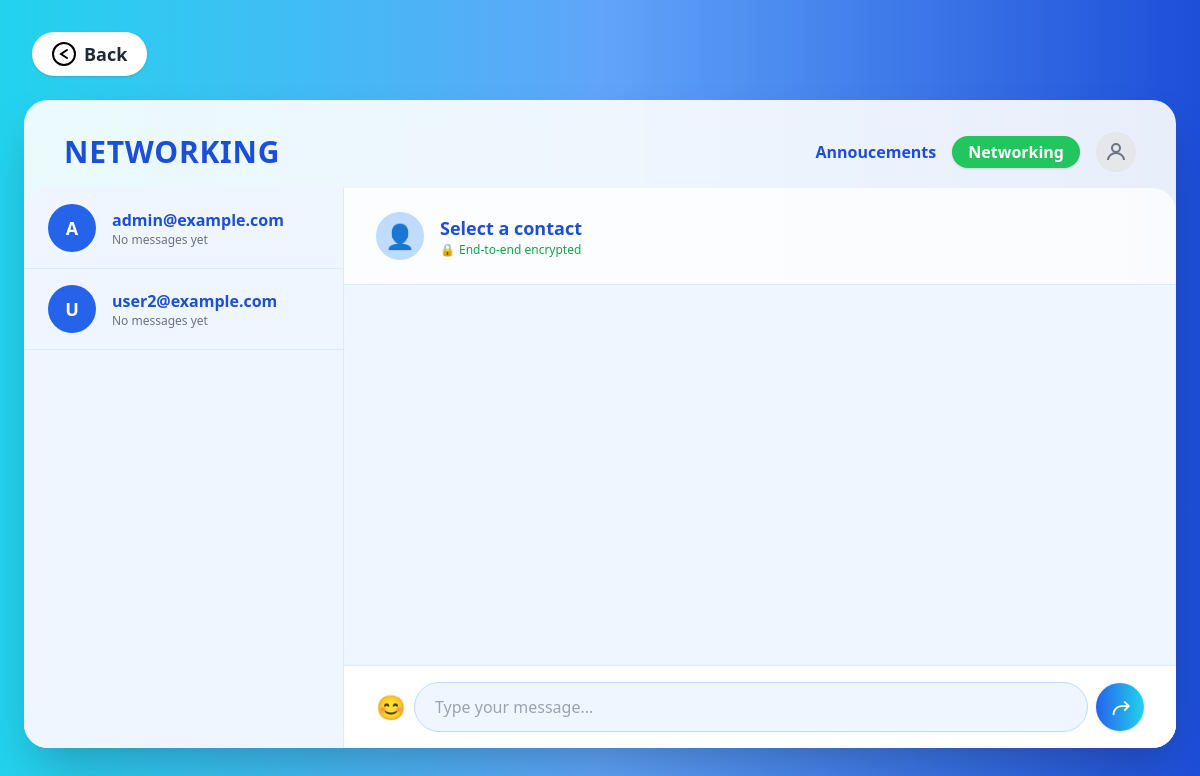
/messagerie (signed in), run on the app's committed database.
### app.py (models this page shows, shortened)
class User(UserMixin, db.Model):
    id = db.Column(db.Integer, primary_key=True)
    email = db.Column(db.String(120), unique=True, nullable=False)
    password_hash = db.Column(db.String(128))
    is_admin = db.Column(db.Boolean, default=False)
    storage_limit = db.Column(db.BigInteger, default=5 * 1024 * 1024 * 1024)  # 5GB default
    last_login = db.Column(db.DateTime)
    files = db.relationship('File', backref='owner', lazy=True)
    folders = db.relationship('Folder', backref='owner', lazy=True)
    groups = db.relationship('Group', secondary='user_groups', backref=db.backref('users', lazy='dynamic'))

### app.py (the view, shortened to what this page needs)
@app.route('/messagerie')
@login_required
def messagerie():
    users = User.query.filter(User.id != current_user.id).all()
    conversations = db.session.query(
        Message,
        User
    ).join(
        User,
        ((Message.sender_id == User.id) & (Message.receiver_id == current_user.id)) |
        ((Message.receiver_id == User.id) & (Message.sender_id == current_user.id))
    ).order_by(Message.created_at.desc()).all()
    chat_partners = {}
    for user in users:
        chat_partners[user.id] = {
            'user': user,
            'last_message': None,
            'unread_count': 0
        }
    chat_partners_list = list(chat_partners.values())
    chat_partners_list.sort(key=lambda x: x['last_message'].created_at if x['last_message'] else datetime.min, reverse=True)
    return render_template('messagerie.html',
                         users=users,
                         chat_partners=chat_partners_list)

### app.py (called while the page is built)
@login_manager.user_loader
def load_user(user_id):
    return User.query.get(int(user_id))

### templates/messagerie.html (shortened to what this page needs)
<!DOCTYPE html>
<html lang="fr">
<head>
    <script src="https://cdn.tailwindcss.com"></script>
</head>
<body class="min-h-screen bg-gradient-to-r from-cyan-400 via-blue-400 to-blue-700 flex flex-col">
    <div class="flex-1 flex flex-col items-center justify-center w-full">
        <div class="absolute top-8 left-8">
            <a href="{{ url_for('admin_dashboard' if current_user.is_admin else 'user_dashboard') }}" class="flex items-center gap-2 px-5 py-2 rounded-full bg-white shadow hover:bg-blue-50 text-gray-800 font-semibold text-lg transition">
                <svg width="24" height="24" viewBox="0 0 24 24" fill="none">
                    <circle cx="12" cy="12" r="11" stroke="black" stroke-width="2"/>
                    <path d="M15 8L9 12L15 16" stroke="black" stroke-width="2" stroke-linecap="round"/>
                </svg>
                Back
            </a>
        </div>
        <div class="w-full max-w-6xl mx-auto bg-white bg-opacity-90 rounded-3xl shadow-2xl p-0 mt-24 mb-12 flex flex-col">
            <div class="flex items-center justify-between px-10 pt-8 pb-4">
                <h1 class="text-3xl font-extrabold text-blue-700 tracking-wide">NETWORKING</h1>
                <div class="flex items-center gap-4">
                    <a href="{{ url_for('report') }}" class="text-blue-700 font-semibold hover:underline transition">Annoucements</a>
                    <a href="{{ url_for('messagerie') }}" class="px-4 py-1 rounded-full bg-green-500 text-white font-semibold shadow hover:bg-green-600 transition">Networking</a>
                    <div class="w-10 h-10 rounded-full bg-gray-200 flex items-center justify-center text-gray-500 text-2xl">
                        <svg width="24" height="24" fill="none" stroke="currentColor" stroke-width="2" viewBox="0 0 24 24"><circle cx="12" cy="8" r="4"/><path d="M4 20c0-4 4-7 8-7s8 3 8 7"/></svg>
                    </div>
                </div>
            </div>
            <div class="flex flex-row h-[70vh]">
                <div class="w-80 bg-blue-50 rounded-l-3xl flex flex-col overflow-y-auto border-r border-blue-100">
                    {% for partner in chat_partners %}
                    <div class="flex items-center gap-4 px-6 py-4 border-b border-blue-100 cursor-pointer hover:bg-blue-100 transition contact" data-user-id="{{ partner.user.id }}">
                        <div class="w-12 h-12 rounded-full bg-blue-600 text-white flex items-center justify-center font-bold text-lg contact-avatar">{{ partner.user.email[0]|upper }}</div>
                        <div class="flex-1 min-w-0">
                            <div class="font-semibold text-blue-700 truncate contact-name">{{ partner.user.email }}</div>
                            <div class="text-xs text-gray-500 flex items-center gap-2 contact-status">
                                {% if partner.last_message %}
                                {{ partner.last_message.created_at.strftime('%H:%M') }}
                                {% else %}
                                No messages yet
                                {% endif %}
                            </div>
                        </div>
                    </div>
                    {% endfor %}
                </div>
                <div class="flex-1 flex flex-col bg-white bg-opacity-80 rounded-r-3xl">
                    <div class="flex items-center gap-4 px-8 py-6 border-b border-blue-100 chat-header">
                        <div class="w-12 h-12 rounded-full bg-blue-200 flex items-center justify-center text-2xl contact-avatar">👤</div>
                        <div>
                            <div class="font-semibold text-blue-700 text-lg contact-name">Select a contact</div>
                            <div class="text-xs text-green-600 flex items-center gap-1 encryption-status"><span>🔒</span> End-to-end encrypted</div>
                        </div>
                    </div>
                    <div class="flex-1 overflow-y-auto px-8 py-6 bg-blue-50 messages">
                    </div>
                    <div class="flex items-center gap-2 px-8 py-4 border-t border-blue-100 bg-white rounded-b-3xl message-input">
                        <button class="text-2xl text-blue-600 hover:text-blue-800 transition emoji-btn" title="Add emoji" type="button" tabindex="-1">😊</button>
                        <input type="text" placeholder="Type your message..." class="flex-1 px-5 py-3 rounded-full border border-blue-200 focus:ring-2 focus:ring-blue-400 focus:outline-none text-base bg-blue-50" disabled>
                        <button class="w-12 h-12 rounded-full bg-gradient-to-r from-blue-600 to-cyan-400 flex items-center justify-center text-white text-xl shadow hover:scale-105 transition send-btn" disabled>
                            <svg width="22" height="22" viewBox="0 0 24 24" fill="none"><path d="M4 20c0-5.523 4.477-10 10-10h5.17l-2.59-2.59a1 1 0 1 1 1.42-1.42l4.3 4.3a1 1 0 0 1 0 1.42l-4.3 4.3a1 1 0 1 1-1.42-1.42L19.17 12H14c-4.418 0-8 3.582-8 8a1 1 0 1 1-2 0z" fill="currentColor"/></svg>
                        </button>
                    </div>
                </div>
            </div>
        </div>
    </div>
</body>
</html>

### data on the page
User: user "A", user.email "admin@example.com"
User: user "U", user.email "user2@example.com"
